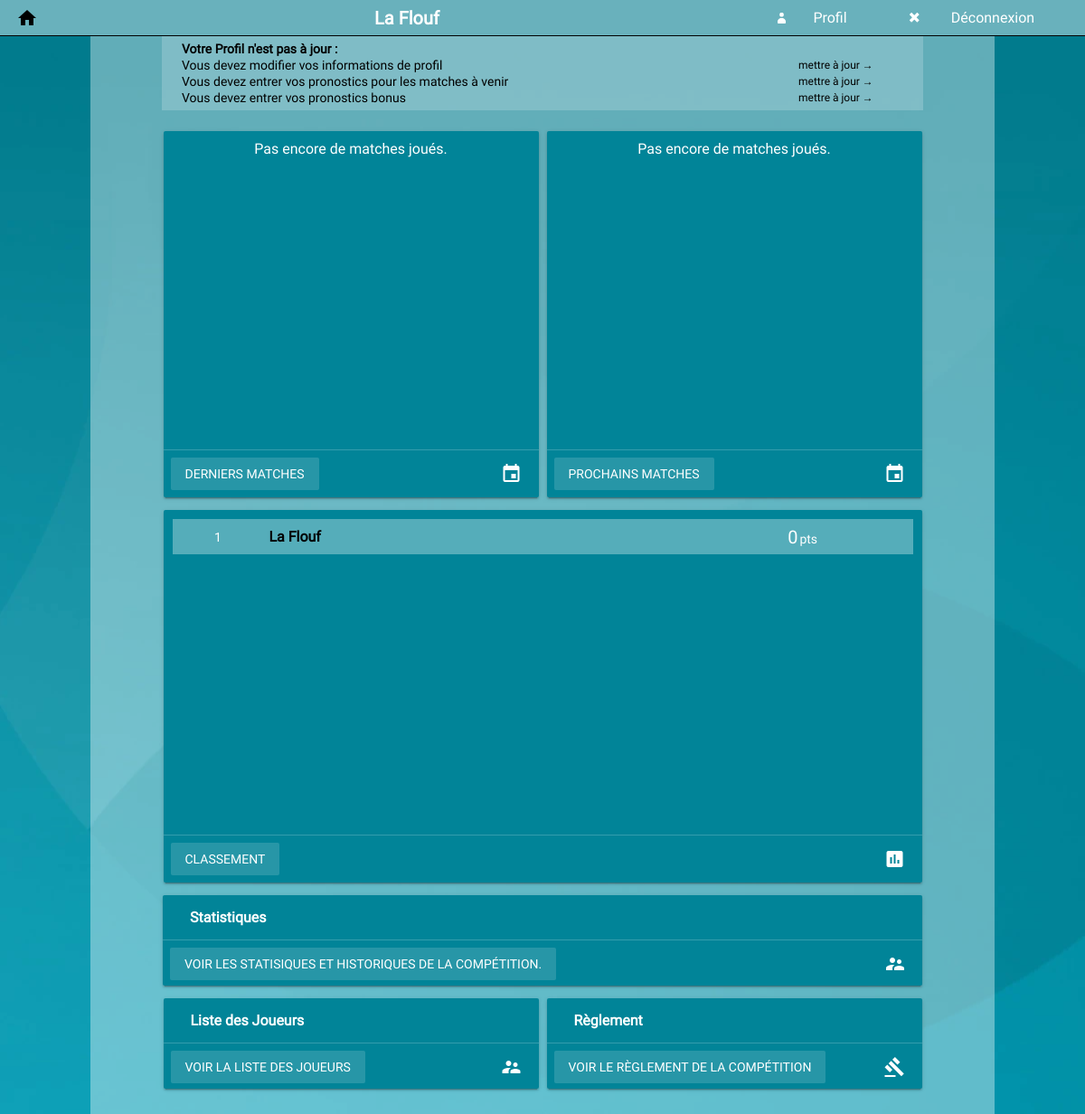
The app's page /acceuil.php (signed in) with its own data.
### tables this page shows
CREATE TABLE IF NOT EXISTS `joueurs` (
  `id_joueur` int(6) UNSIGNED NOT NULL AUTO_INCREMENT,
  `prenom` varchar(50) NOT NULL,
  `nom` varchar(50) DEFAULT NULL,
  `surnom` varchar(50) DEFAULT NULL,
  `email` varchar(50) DEFAULT NULL,
  `password` varchar(50) DEFAULT NULL,
  `image` varchar(50) DEFAULT 'images/user/default.jpg',
  `departement` int(6) DEFAULT NULL,
  `telephone` varchar(255) NOT NULL,
  `payed` tinyint(1) NOT NULL DEFAULT '0',
  `updated` tinyint(1) NOT NULL DEFAULT '0',
  `female` tinyint(1) NOT NULL DEFAULT '0',
  `modif_profil` tinyint(1) NOT NULL DEFAULT '0',
  `modif_match` tinyint(1) NOT NULL DEFAULT '0',
  `modif_bonus` tinyint(1) NOT NULL DEFAULT '0',
  `description` varchar(4024) DEFAULT NULL,
  `equipe` int(11) DEFAULT NULL,
  `oauth` enum('Yes','No') NOT NULL DEFAULT 'No',
  `status` enum('active','inactive') NOT NULL DEFAULT 'active',
  PRIMARY KEY (`id_joueur`)
);

CREATE TABLE IF NOT EXISTS `classements` (
  `type` varchar(50) NOT NULL,
  `owner_id` int(11) NOT NULL,
  `points` int(11) NOT NULL DEFAULT 0,
  `bonus` int(11) NOT NULL DEFAULT 0,
  `nb_perf` int(11) NOT NULL DEFAULT 0,
  `nb_correct_plus` int(11) NOT NULL DEFAULT 0,
  `nb_correct` int(11) NOT NULL DEFAULT 0,
  `nb_inverse` int(11) NOT NULL DEFAULT 0,
  `nb_echec` int(11) NOT NULL DEFAULT 0,
  `rang` int(11) NOT NULL DEFAULT 1
);

### functions.php (called while the page is built, shortened)
<?php
function utf8_encode_function($str)
{
    return utf8_encode($str);
    return ($str);
}
?>

### include/viewHomeClassementGeneral.php (the view, shortened to what this page needs)
<?php
	require_once 'config.php';
	require_once 'functions.php';
	echo '<table style="
    border-collapse: collapse;
    width: 100%;">';
	$qry = "SELECT * from joueurs
	LEFT JOIN classements ON classements.owner_id = joueurs.id_joueur AND type = 'general'
	ORDER BY rang, nb_perf DESC, nb_correct_plus DESC, nb_correct DESC, nb_inverse DESC, surnom;";
	$result = mysqli_query($con, $qry);
	$i = 0;
	while ($row = mysqli_fetch_array($result ))
	{
		$i++;
		$rang = $row["rang"];
		$surnom = utf8_encode_function($row["surnom"]);
		$id_joueur = $row["id_joueur"];
		$points = $row["points"];
	if ($i% 2 == 0) {
		echo '	<tr class="backgroundTab1">';
	}
	else {
		echo '	<tr class="backgroundTab2">';
	}
	echo '<td class="homeClassementRang">';
			echo '<div>';
				echo $rang;
			echo '</div>';
		echo '</td>';
		echo '<td class="homeClassementSurnom">';
			echo '<div id="lienSurnom', $id_joueur,'" class="surnomClassementDiv clickJoueur">';
			echo $surnom;
			echo '</div>';
		echo '</td>';
		echo '<td class="homeClassementPoint">';
		echo $points;
		echo '<span style="padding-left: 2px;" class="petitPoint">pts</span>';
		echo '</td>';
echo '	</tr>';
	}
echo '</table>';
?>

### include/updateProfil.php (shortened to what this page needs)
<?php
	$id=(isset($_SESSION['id']))?(int) $_SESSION['id']:0;
	require_once 'config.php';
	require_once 'functions.php';
	$qry = "SELECT * FROM joueurs WHERE id_joueur=".$id.";";
	$result = mysqli_query($con, $qry);
	while ($row = mysqli_fetch_array($result ))
	{
		$modif_profil = intval($row["modif_profil"]);
		$modif_match = intval($row["modif_match"]);
		$modif_bonus = intval($row["modif_bonus"]);
		if ($modif_bonus == 1 && $modif_match == 1 && $modif_profil == 1)
		{
				echo "<div class='etatProfilGreen' id='add_valideDemand'>
							Votre Profil est à jour.
						</div>";
		}
		else
		{
				echo "<div class='etatProfilRed' id='add_errDemand'>
						<table style='border-collapse: collapse;'>
							<tr>
								<td>
								 	<span rowspan='2' class='titreUpdateRed'>Votre Profil n'est pas à jour :</span>
								</td>
							</tr>
						";
			if ($modif_profil == 0)
				echo "
							<tr>
								<td class='sousTitreUpdateRed'>
									<span >Vous devez modifier vos informations de profil </span>
								</td>
								<td class='detailTitreUpdateRed'>
									<span class='detailTitreUpdateRedSpan' id='modifProfilDetails'> mettre à jour &rarr; </span>
								</td>
							</tr>
						";
				if ($modif_match == 0)
				echo "
							<tr>
								<td class='sousTitreUpdateRed'>
									<span >Vous devez entrer vos pronostics pour les matches à venir </span>
								</td>
								<td class='detailTitreUpdateRed'>
									<span class='detailTitreUpdateRedSpan' id='modifMatchDetails'> mettre à jour &rarr; </span>
								</td>
							</tr>
						";
			if ($modif_bonus == 0)
				echo "
							<tr>
								<td class='sousTitreUpdateRed'>
									<span >Vous devez entrer vos pronostics bonus </span>
								</td>
								<td class='detailTitreUpdateRed'>
									<span class='detailTitreUpdateRedSpan' id='modifBonusDetails'> mettre à jour &rarr; </span>
								</td>
							</tr>
						";
			echo "		</table>
					</div>";
		}
	}
?>

### css/style.css (style rules this page uses)
body { color: black; background-color: #595963; background-image: url(../images/footer.webp); background-repeat: no-repeat; background-position: center center; background-attachment: fixed; margin: 0px; font-family: Roboto; }
table { font-family: 'Roboto'; }
.surnomClassementDiv { cursor: pointer; word-break: break-word; }
.homeClassementPoint { text-align: center; font-size: 20px; color: #FFF; }
.homeClassementSurnom { padding-left: 10px; font-size: 16px; font-weight: bold; padding-top: 10px; padding-bottom: 10px; }
.homeClassementRang { padding-left: 5px; color: #FFF; font-size: 14px; text-align: center; }
.backgroundTab2 { background: rgba(255, 255, 255, 0.32941176470588235); }
.detailTitreUpdateRedSpan { font-size: 12px; cursor: pointer; }
.sousTitreUpdateRed { font-size: 14px; width: 680px; }
.titreUpdateRed { font-weight: bold; font-size: 14px; }
.etatProfilRed { color: #521616; padding: 5px 21px; margin: auto; margin-bottom: 20px; background: #ffffff30; width: 800px; }
.petitPoint { font-size: 14px; padding-left: 4px; }

### records on screen
joueurs: shows "Votre Profil n'est pas à jour :", shows "Vous devez modifier vos informations de profil", modif_bonus "mettre à jour →", shows "Vous devez entrer vos pronostics pour les matches à venir"
classements: rang "1", owner.surnom "La Flouf", points "0"

### other values on screen
$pseudo "La Flouf"
